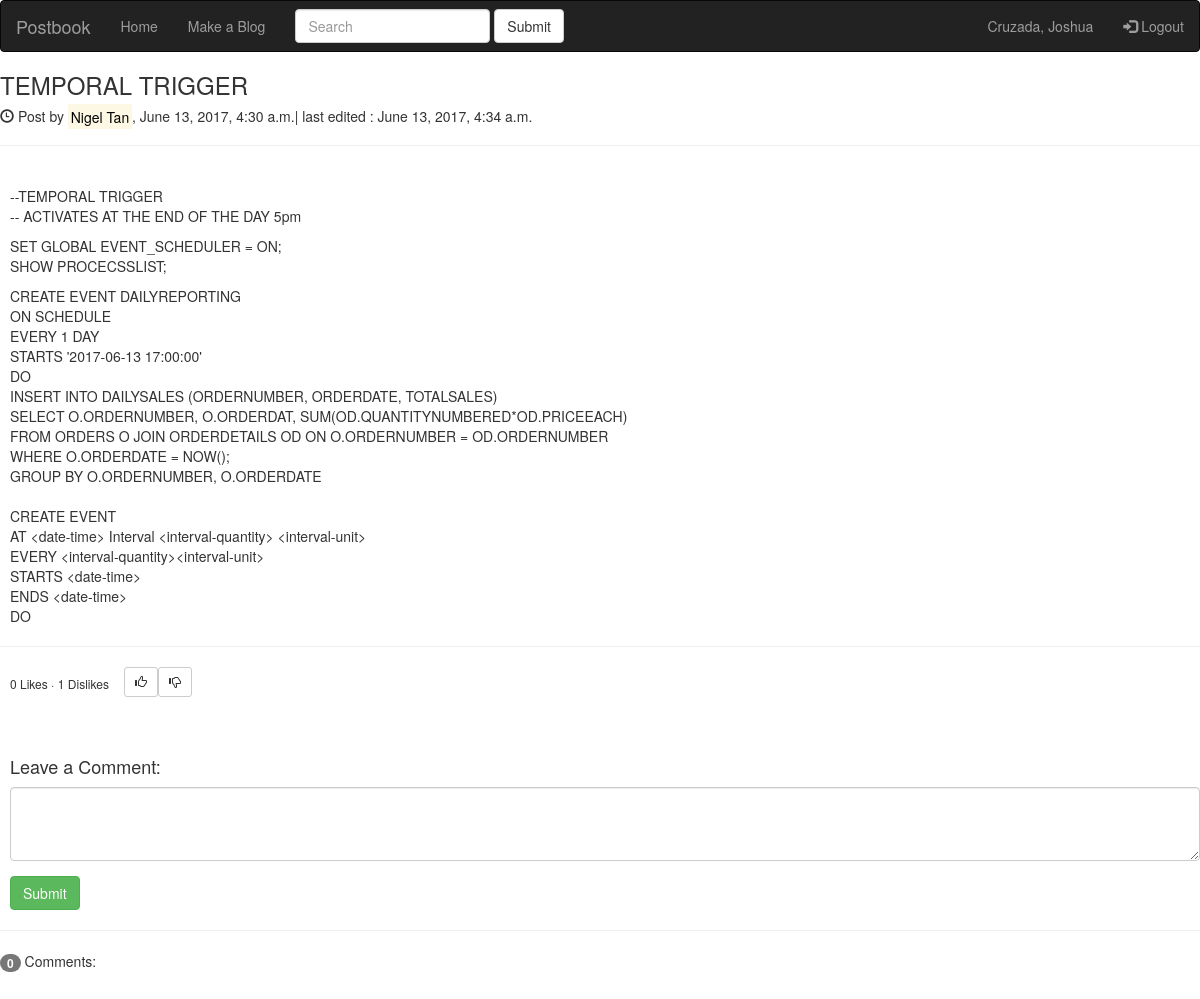
Page /blog/2/ (signed in) on the earlier database version.
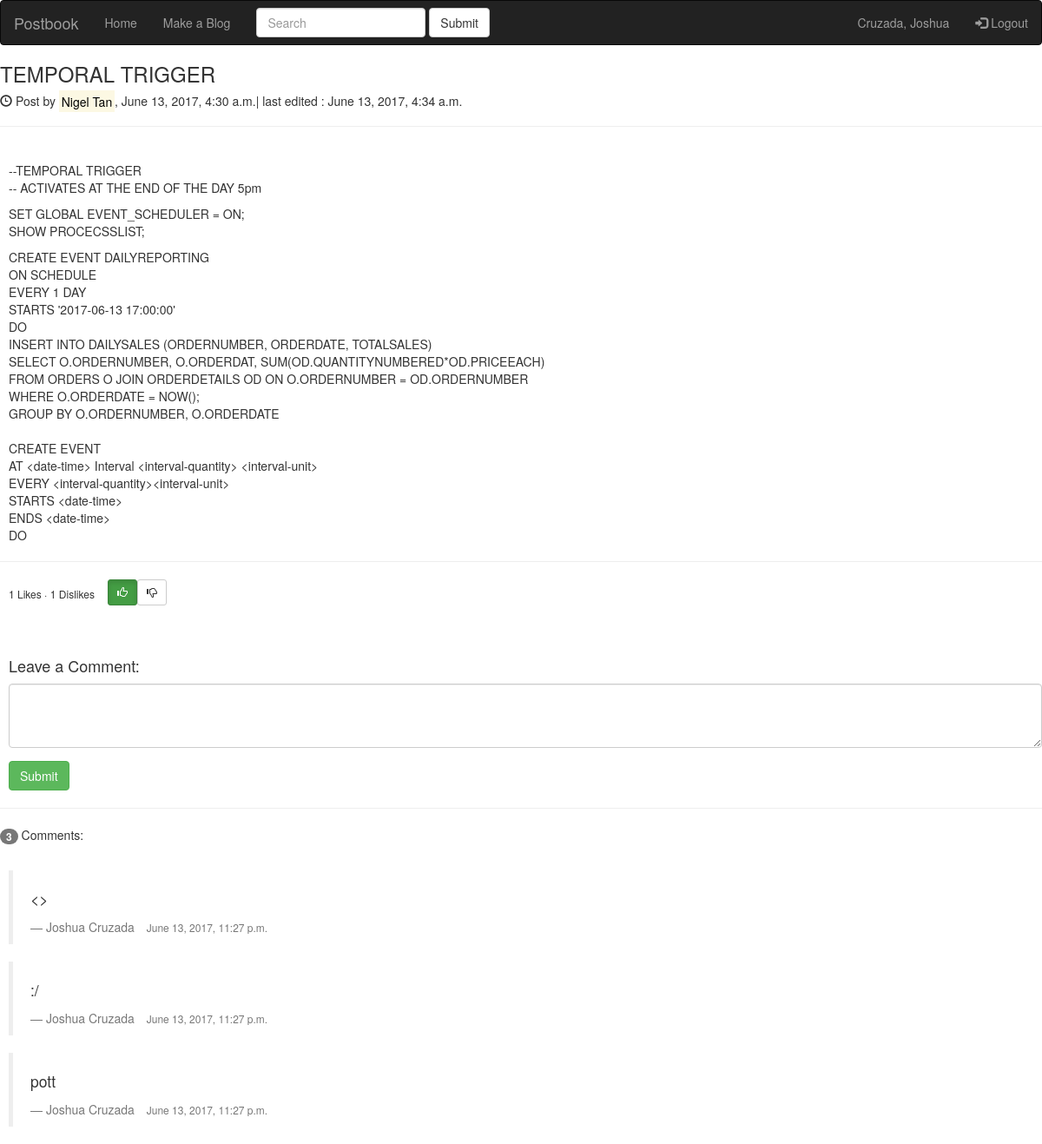
Same page on the later database version.
### blog/models.py (models this page shows, shortened)
class Author(models.Model):
    first_name = models.CharField(max_length=100)
    last_name = models.CharField(max_length=100)
    password = models.CharField(max_length=100)
    username = models.CharField(max_length=100, primary_key= True)

class Post(models.Model):
    author = models.ForeignKey(Author, on_delete = models.CASCADE)
    cdate = models.DateTimeField(editable=False)
    edate = models.DateTimeField()
    title = models.CharField(max_length = 100)
    content = models.TextField()

class Comments(models.Model):
    author = models.ForeignKey(Author, on_delete=models.CASCADE)
    Ppost = models.ForeignKey(Post, on_delete=models.CASCADE)
    cdate = models.DateTimeField(editable=False)
    content = models.TextField()

### blog/views.py (the view, shortened to what this page needs)
# urls.py: url(r'^(?P<Post_id>[0-9]+)/$', views.specific, name='detail'),
def specific(request, Post_id):
    post = Post.objects.get(id = Post_id)
    try:
        myPost = Votes.objects.get(author = Author.objects.get(username=request.session['username']),Ppost = post)
        print('yes')
    except:
        myPost = None
    return render(request, 'key_blog.html', {'post':post,'comments':Comments.objects.filter(Ppost = post),'votes':len(Votes.objects.filter(Ppost=post,pointer=True)),'panget':len(Votes.objects.filter(Ppost=post,pointer=False)),'user': Author.objects.get(username=request.session['username']),'myPost':myPost})

### blog/templates/key_blog.html (shortened to what this page needs)
{% extends 'base.html' %}
{% block uname %}{{ user.last_name}}, {{ user.first_name }}{% endblock %}
{% block body %}
        <h3>{{ post.title }}</h3>
        <h5><span class="glyphicon glyphicon-time"></span> Post by <mark>{{ post.author.first_name }} {{ post.author.last_name }}</mark>, {{ post.cdate }}| last edited : {{ post.edate }}</h5>
        <hr>
        <div style = "margin-left:10px">
            <br>
            {{ post.content|linebreaks }}
        </div>
        <hr>
    <div style = "margin-left:10px;">
        <h6 class = "pull-left">{{ votes }} Likes · {{ panget }} Dislikes</h6>
        {% if myPost is None %}
            <a class="btn btn-default btn-sm pull-left" style = "margin-left:15px"href = "tYp0zPar@sAuPd@t3/"><span class="glyphicon glyphicon-thumbs-up"></span></a>
            <a class="btn btn-default btn-sm pull-left" href = '0m9D3l3t3m3p0z1w@ntt01y@kn@p0z/'> <span class="glyphicon glyphicon-thumbs-down"></span></a><br><br>
        {% else %}
            {% if myPost.pointer == True %}
                <a class="btn btn-success btn-sm pull-left active" style = "margin-left:15px"href = "tYp0zPar@sAuPd@t3/"><span class="glyphicon glyphicon-thumbs-up"></span></a>
                <a class="btn btn-default btn-sm pull-left" href = '0m9D3l3t3m3p0z1w@ntt01y@kn@p0z/'> <span class="glyphicon glyphicon-thumbs-down"></span></a><br><br>
            {% endif %}
        {% endif %}
        <br><br>
    </div>
    <div style = "margin-left:10px">
          <h4>Leave a Comment:</h4>
          <form role="form" action = '/blog/{{ post.id }}/' method = 'POST'>
            <div class="form-group">
              <textarea class="form-control" rows="3" name = "commenty" required></textarea>
            </div>
            <button type="submit" class="btn btn-success">Submit</button>
          </form>
    </div>
    <hr>
    <p><span class="badge">{{ comments|length }}</span> Comments:</p><br>
     <div class="row">
    {% for comment in comments reversed %}
            <div class="col-sm-12" style = "margin-left:10px">
            <blockquote>
                <p>{{ comment.content|linebreaks }}</p>
                <footer>{{ comment.author.first_name}} {{ comment.author.last_name }} <span style = "margin-left:10px;font-size:12px;">{{ comment.cdate }}</span> </footer>
            </blockquote>
            </div>
    {% endfor %}
     </div>
{% endblock %}

### blog/templates/base.html (shortened to what this page needs)
<!DOCTYPE html>
<html lang="en">
<head>
      <link rel="stylesheet" href="https://maxcdn.bootstrapcdn.com/bootstrap/3.3.7/css/bootstrap.min.css">
</head>
<body>
<nav class="navbar navbar-inverse">
      <div class="container-fluid">
        <div class="navbar-header">
          <a class="navbar-brand" href="#">Postbook</a>
        </div>
        <ul class="nav navbar-nav">
           {% block homey %}<li class=""><a href="/blog/home/">Home</a></li> {% endblock %}
            {% block blogy %}<li class=""><a href="/blog/Cblog/">Make a Blog</a></li> {% endblock %}
        </ul>
        <form class="navbar-form navbar-left" action = 'home' method = 'POST'>
          <div class="form-group">
            <input type="text" class="form-control" placeholder="Search" name = 'filter'>
          </div>
          <button type="submit" class="btn btn-default">Submit</button>
        </form>
          <ul class="nav navbar-nav navbar-right">
              <li><a href="#">{% block uname %} {% endblock %}</a></li>
              <li><a href="/blog/logout/"><span class="glyphicon glyphicon-log-in"></span> Logout</a></li>
          </ul>
      </div>
    </nav>
    {% block body %}
    {% endblock %}
</body>
</html>

Differences in the rows shown:
added Comments: content "<>", author.first_name "Joshua", author.last_name "Cruzada", cdate "June 13, 2017, 11:27 p.m."
added Comments: content ":/", author.first_name "Joshua", author.last_name "Cruzada", cdate "June 13, 2017, 11:27 p.m."
added Comments: content "pott", author.first_name "Joshua", author.last_name "Cruzada", cdate "June 13, 2017, 11:27 p.m."
Other differences:
{{ votes }}: "0" → "1"
{{ comments|length }}: "0" → "3"
